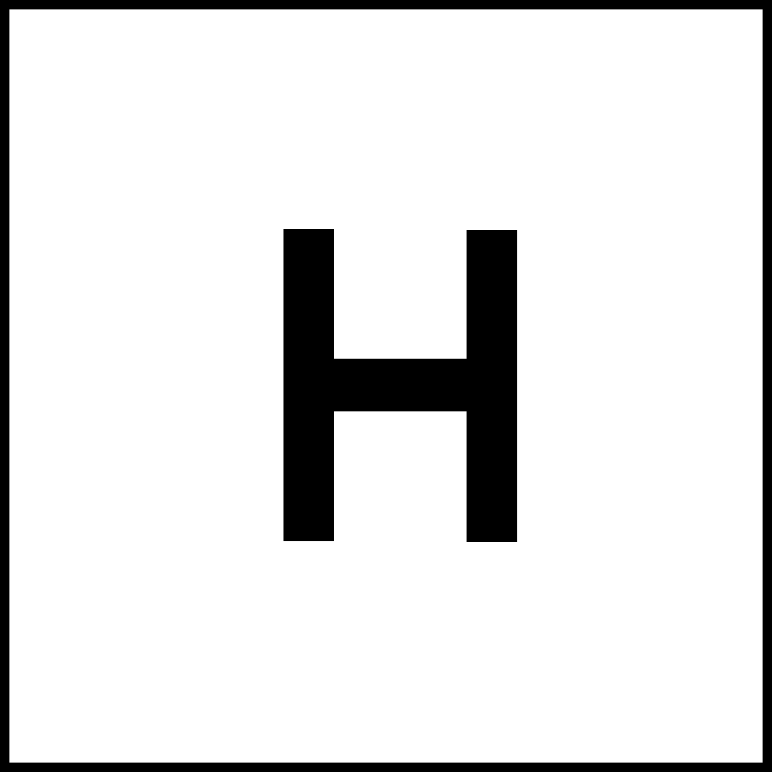
#> input picture dataset/mapa01.png, 1544 x 1544 px, found by its file name (shown at 1/2 size)
$ python qtree-rrt.py
#> lines starting #> are read from the running program, lines starting #| are printed output that depends on the picture; after the words box and inside, x2 and y2 are one past the last pixel; in counts of white or black regions, pixels touching at a corner belong together
#!/usr/bin/env python3
# -*- coding: utf-8 -*-

import heapq
import math
import random
import time
from pathlib import Path

import numpy as np
from PIL import Image

# CONFIGURAÇÕES DO MAPA E PARÂMETROS
BASE_DIR = Path(__file__).resolve().parent
DATASET_DIR = BASE_DIR / "DATASET"
OBSTACLE_THRESHOLD = 127

# Parâmetros da Quadtree e Amostragem
MIN_SIZE = 9
LIMITE_MINIMO = int(1.4 * MIN_SIZE)
DIST_MAX_CENTROS = 60
MARGEM_OBSTACULO = 12
QTD_PONTOS_RRT = 100
DIST_CONEXAO_RRT = 60
SEED = 42
ponto_inicial = (26, 26)
ponto_final = (384, 384)

# ALGORITMO: QUADTREE + AMOSTRAGEM REGIONAL
class QuadtreeRegionalPlanner:

    def __init__(self, start, goal, map_array):
#> called with start = (26, 26), goal = (384, 384)
        self.map_array = map_array
        self.h_img, self.w_img = map_array.shape

        self.start_pt = tuple(start)
        self.goal_pt = tuple(goal)

        # Estruturas
        self.retangulos = []
        self.centros = []
        self.quadrantes_canal_seguro = []
        self.pontos_rrt = []
        self.arestas_qtree = []
        self.arestas_rrt = []
        self.caminho_macro = []

        # Área segura
        self.area_segura = self.gerar_area_segura()

    # ÁREAS PROMISSORAS
    def gerar_area_segura(self):
        binaria_inv = (self.map_array < OBSTACLE_THRESHOLD).astype(np.uint8)
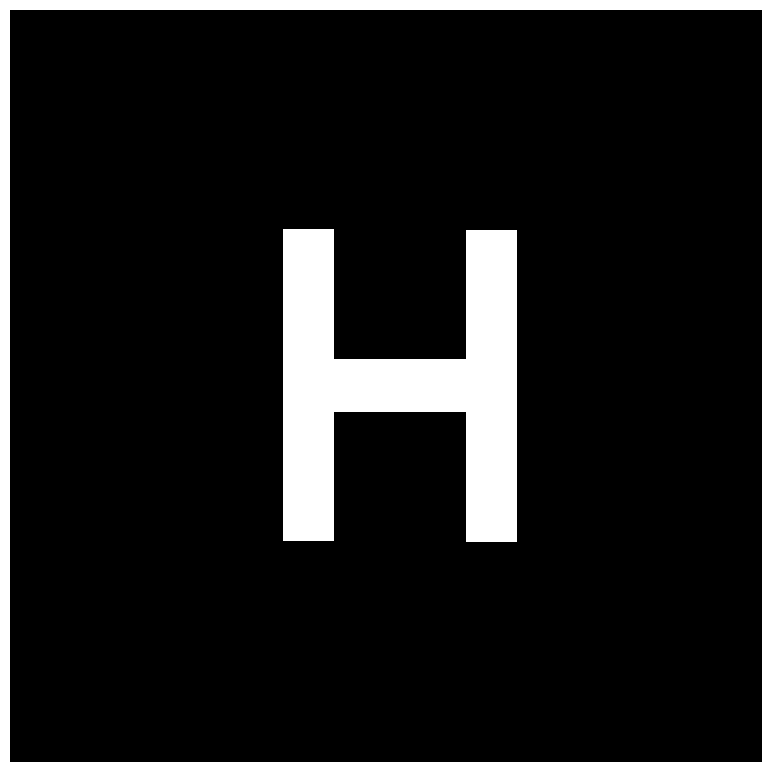
#> binaria_inv: shape (1544, 1544) (shown at 1/2 size); values 0 (black) and 1 (white), 11.3% white; 2 white regions, box (x1, y1, x2, y2) and area: (567, 458, 1034, 1084) 153873, (0, 0, 1544, 1544) 115900
        k = MARGEM_OBSTACULO
        dilatada = np.zeros_like(binaria_inv)

        for dy in range(-k // 2, k // 2 + 1):
            for dx in range(-k // 2, k // 2 + 1):
                dilatada = np.maximum(
                    dilatada,
                    np.roll(np.roll(binaria_inv, dx, axis=1), dy, axis=0)
                )
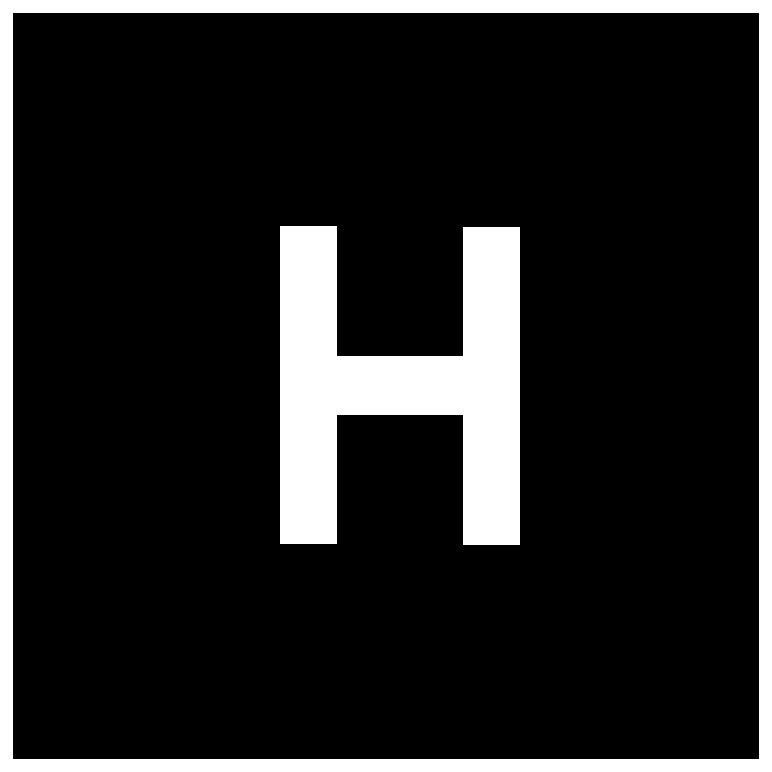
#> dilatada: shape (1544, 1544) (shown at 1/2 size); values 0 (black) and 1 (white), 13.6% white; 2 white regions, box (x1, y1, x2, y2) and area: (561, 452, 1040, 1090) 173337, (0, 0, 1544, 1544) 151900

        return (dilatada == 0).astype(np.uint8) * 255
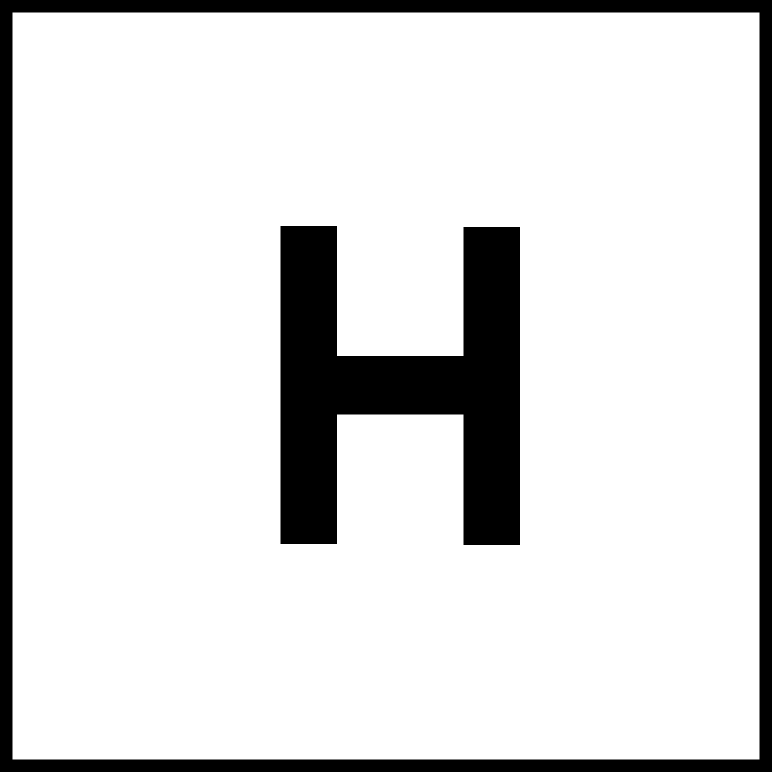
#> returned value: shape (1544, 1544) (shown at 1/2 size); 86.4% white; 2 black regions, box (x1, y1, x2, y2) and area: (561, 452, 1040, 1090) 173337, (0, 0, 1544, 1544) 151900

    # QUADTREE
    def is_bloco_branco(self, x, y, w, h):
        return np.all(
            self.map_array[y:y + h, x:x + w] >= OBSTACLE_THRESHOLD
        )

    def aplicar_quadtree(self, x, y, w, h):
#> called with x = 0, y = 0, w = 1544, h = 1544
        if (
            w <= MIN_SIZE or
            h <= MIN_SIZE or
            self.is_bloco_branco(x, y, w, h)
        ):
            if (
                self.is_bloco_branco(x, y, w, h)
                and w >= LIMITE_MINIMO
                and h >= LIMITE_MINIMO
            ):
                self.retangulos.append((x, y, w, h))
                self.centros.append(
                    (x + w // 2, y + h // 2)
                )
            return

        w_esq = w // 2
#> w_esq = 772
        w_dir = w - w_esq
#> w_dir = 772
        h_topo = h // 2
        h_fundo = h - h_topo

        self.aplicar_quadtree(x, y, w_esq, h_topo)
        self.aplicar_quadtree(x + w_esq, y, w_dir, h_topo)
        self.aplicar_quadtree(x, y + h_topo, w_esq, h_fundo)
        self.aplicar_quadtree(x + w_esq, y + h_topo, w_dir, h_fundo)

    # COLISÃO
    def linha_livre(self, p1, p2):
        x0, y0 = int(p1[0]), int(p1[1])
        x1, y1 = int(p2[0]), int(p2[1])

        dx = abs(x1 - x0)
        dy = abs(y1 - y0)
        sx = 1 if x0 < x1 else -1
        sy = 1 if y0 < y1 else -1
        err = dx - dy

        while True:
            if (
                x0 < 0 or
                x0 >= self.w_img or
                y0 < 0 or
                y0 >= self.h_img
            ):
                return False

            if self.map_array[y0, x0] < OBSTACLE_THRESHOLD:
                return False

            if x0 == x1 and y0 == y1:
                break

            e2 = 2 * err
            if e2 > -dy:
                err -= dy
                x0 += sx
            if e2 < dx:
                err += dx
                y0 += sy

        return True

    # FUNÇÕES AUXILIARES
    def ponto_em_area_segura(self, ponto):
        x, y = int(ponto[0]), int(ponto[1])
        if 0 <= x < self.w_img and 0 <= y < self.h_img:
            return self.area_segura[y, x] == 255
        return False

    # [6 lines left out: function ponto_em_quadrantes, not called in this run]

    # GRAFO QUADTREE
    def construir_grafo_qtree(self):
        adj = {
            tuple(c): []
            for c in self.centros
            if self.ponto_em_area_segura(c)
        }
#> adj = 730 items

        lista_centros_validos = list(adj.keys())
#> lista_centros_validos = 730 pairs, first value 36 to 1507, second value 36 to 1507

        for i, c1 in enumerate(lista_centros_validos):
            for j, c2 in enumerate(lista_centros_validos):
                if i >= j:
                    continue

                d = math.hypot(
                    c1[0] - c2[0],
                    c1[1] - c2[1]
                )

                if d <= DIST_MAX_CENTROS and self.linha_livre(c1, c2):
                    adj[c1].append((c2, d))
                    adj[c2].append((c1, d))
                    self.arestas_qtree.append((c1, c2))
#> this loop made 730 passes
#> c1 on passes 19, 22, 23: (144, 144), (253, 36), (277, 36)

        return adj

    # DIJKSTRA
    def dijkstra(self, grafo, origem, destino):
#> called with origem = (36, 36), destino = (434, 434)
        pq = [(0.0, origem)]
        distancias = {origem: 0.0}
        anteriores = {}
        visitados = set()

        while pq:
            custo_atual, atual = heapq.heappop(pq)

            if atual in visitados:
                continue

            visitados.add(atual)

            if atual == destino:
                caminho = [atual]
                while atual in anteriores:
                    atual = anteriores[atual]
                    caminho.append(atual)
                return caminho[::-1], custo_atual, len(visitados)

            for vizinho, peso in grafo.get(atual, []):
                novo_custo = custo_atual + peso
                if novo_custo < distancias.get(vizinho, float("inf")):
                    distancias[vizinho] = novo_custo
                    anteriores[vizinho] = atual
                    heapq.heappush(
                        pq,
                        (novo_custo, vizinho)
                    )

        return [], 0.0, len(visitados)

    # PLANNING
    def planning(self):
        start_qtree_time = time.time()

        self.aplicar_quadtree(
            0,
            0,
            self.w_img,
            self.h_img
        )

        if not self.centros:
            return None, time.time() - start_qtree_time, 0.0, 0, 0, 0

        grafo_qtree = self.construir_grafo_qtree()

        if not grafo_qtree.keys():
            return None, time.time() - start_qtree_time, 0.0, len(self.retangulos), 0, 0

        inicio_centro = min(
            grafo_qtree.keys(),
            key=lambda c: math.hypot(
                self.start_pt[0] - c[0],
                self.start_pt[1] - c[1]
            )
        )

        fim_centro = min(
            grafo_qtree.keys(),
            key=lambda c: math.hypot(
                self.goal_pt[0] - c[0],
                self.goal_pt[1] - c[1]
            )
        )

        self.caminho_macro, _, visitados_macro = self.dijkstra(
            grafo_qtree,
            inicio_centro,
            fim_centro
        )

        tempo_fase_qtree = time.time() - start_qtree_time
        start_refinamento_time = time.time()

        if not self.caminho_macro:
            return None, tempo_fase_qtree, 0.0, len(self.retangulos), 0, visitados_macro

        # CANAL SEGURO
        set_caminho_macro = set(self.caminho_macro)

        for (x, y, w, h) in self.retangulos:
            centro = (x + w // 2, y + h // 2)
            if centro in set_caminho_macro:
                self.quadrantes_canal_seguro.append((x, y, w, h))

        # AMOSTRAGEM RRT
        num_quadrantes = len(self.quadrantes_canal_seguro)
        pontos_por_bloco = max(
            1,
            QTD_PONTOS_RRT // max(1, num_quadrantes)
        )

        for q in self.quadrantes_canal_seguro:
            x, y, w, h = q
            for _ in range(pontos_por_bloco):
                px = random.randint(x, x + w - 1)
                py = random.randint(y, y + h - 1)
                ponto = (px, py)
                if self.ponto_em_area_segura(ponto):
                    self.pontos_rrt.append(ponto)

        self.pontos_rrt.append(self.caminho_macro[0])
        self.pontos_rrt.append(self.caminho_macro[-1])
        self.pontos_rrt = list(set(self.pontos_rrt))

        # GRAFO RRT
        grafo_rrt = {p: [] for p in self.pontos_rrt}

        for i, p1 in enumerate(self.pontos_rrt):
            for j, p2 in enumerate(self.pontos_rrt):
                if i >= j:
                    continue

                d = math.hypot(
                    p1[0] - p2[0],
                    p1[1] - p2[1]
                )

                if d <= DIST_CONEXAO_RRT:
                    if (
                        self.ponto_em_quadrantes(
                            p1,
                            self.quadrantes_canal_seguro
                        )
                        and
                        self.ponto_em_quadrantes(
                            p2,
                            self.quadrantes_canal_seguro
                        )
                        and
                        self.linha_livre(p1, p2)
                    ):
                        grafo_rrt[p1].append((p2, d))
                        grafo_rrt[p2].append((p1, d))
                        self.arestas_rrt.append((p1, p2))

        caminho_final, _, visitados_rrt = self.dijkstra(
            grafo_rrt,
            self.caminho_macro[0],
            self.caminho_macro[-1]
        )

        tempo_fase_refinamento = time.time() - start_refinamento_time

        return (
            caminho_final,
            tempo_fase_qtree,
            tempo_fase_refinamento,
            len(self.retangulos),
            len(self.quadrantes_canal_seguro),
            visitados_macro + visitados_rrt
        )


# EXEMPLO DE EXECUÇÃO UNITÁRIA
if __name__ == "__main__":
    random.seed(SEED)
    np.random.seed(SEED)

    # Teste com o primeiro mapa como exemplo
    mapa_exemplo = DATASET_DIR / "mapa01.png"

    if mapa_exemplo.exists():
        print(f"[INFO] Executando teste unitário em: {mapa_exemplo.name}")
        img_pil = Image.open(mapa_exemplo).convert("L")
        map_array = np.array(img_pil)

        planner = QuadtreeRegionalPlanner(
            ponto_inicial,
            ponto_final,
            map_array
        )

        path, t_qtree, t_ref, n_rects, n_seguros, visitados = planner.planning()

        if path:
            custo = sum(math.hypot(path[i+1][0]-path[i][0], path[i+1][1]-path[i][1]) for i in range(len(path)-1))

            # Contagens separadas de pontos e arestas
            pontos_qtree_validos = len([c for c in planner.centros if planner.ponto_em_area_segura(c)])
            pontos_rrt_gerados = len(planner.pontos_rrt)
            total_vertices = pontos_qtree_validos + pontos_rrt_gerados

            total_arestas = len(planner.arestas_qtree) + len(planner.arestas_rrt)

            print(f"Sucesso! Caminho encontrado com {len(path)} waypoints e custo {custo:.2f}.")
            print(f"Pontos gerados pela Quadtree (centros válidos): {pontos_qtree_validos}")
            print(f"Pontos gerados pela Amostragem RRT: {pontos_rrt_gerados}")
            print(f"Total geral de vértices (QTree + RRT): {total_vertices}")
            print(f"Total de arestas do grafo consolidado: {total_arestas}")
            print(f"Tempo QTree: {t_qtree:.4f}s | Tempo Refinamento: {t_ref:.4f}s (Total: {t_qtree + t_ref:.4f}s)")
        else:
            print("Falha ao encontrar caminho.")
    else:
        print(f"[AVISO] Arquivo {mapa_exemplo} não encontrado para teste.")
